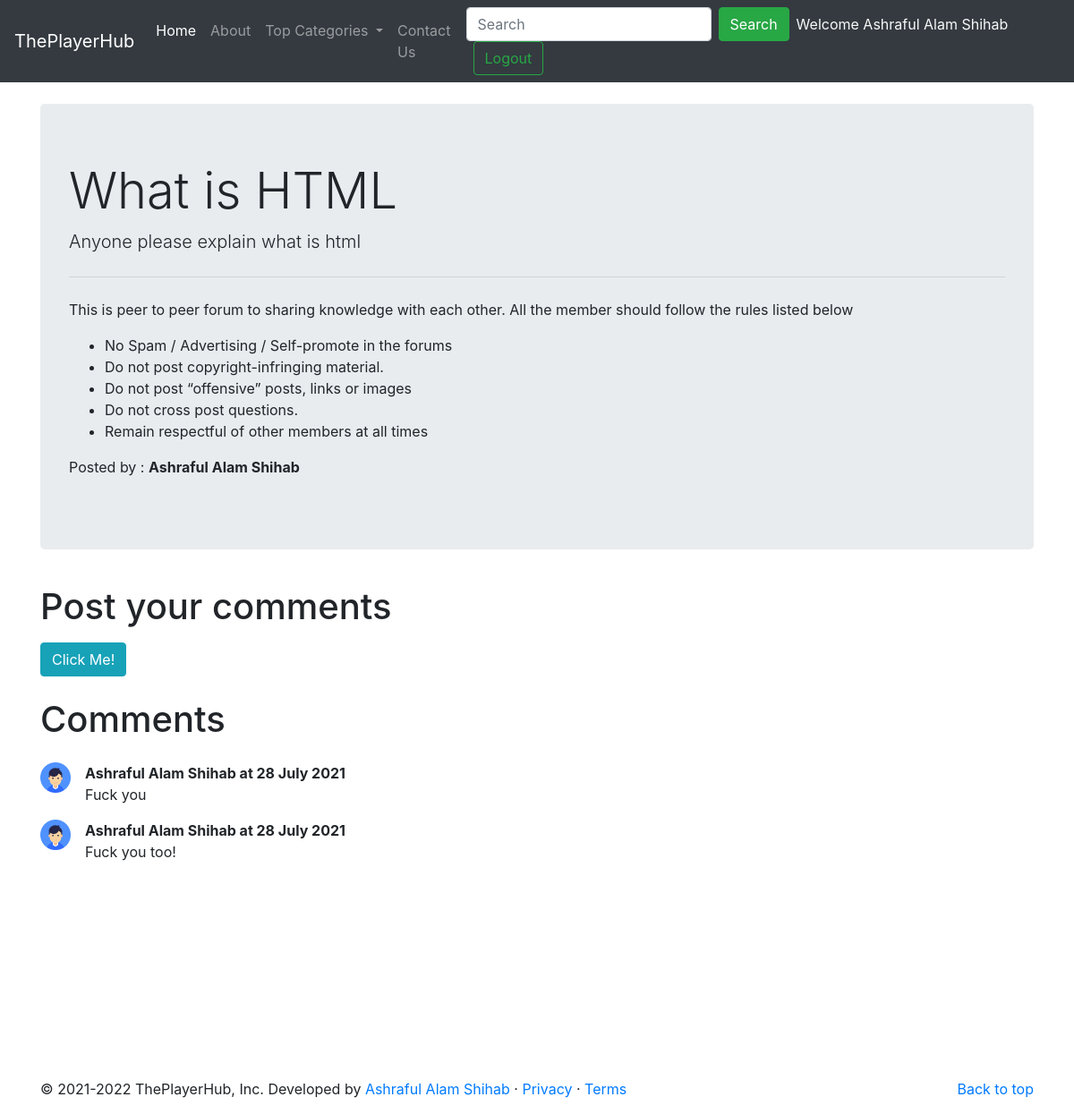
The app's page /therads.php?theradid=1010 (signed in) with its own data.
### tables this page shows
CREATE TABLE `therads` (
  `therad_id` int(255) NOT NULL,
  `therad_title` varchar(255) NOT NULL,
  `therad_desc` text NOT NULL,
  `therad_cate_id` int(255) DEFAULT NULL,
  `therad_user_id` int(255) NOT NULL,
  `timestamp` datetime NOT NULL DEFAULT current_timestamp()
);

CREATE TABLE `comments` (
  `comment_id` int(255) NOT NULL,
  `comments_content` text NOT NULL,
  `therad_id` int(255) NOT NULL,
  `comments_by` varchar(255) NOT NULL,
  `time` datetime NOT NULL DEFAULT current_timestamp()
);

CREATE TABLE `users` (
  `user_id` int(255) NOT NULL,
  `user_name` varchar(45) NOT NULL,
  `user_email` varchar(45) NOT NULL,
  `contact` varchar(29) NOT NULL,
  `password` varchar(255) NOT NULL,
  `token` varchar(255) NOT NULL,
  `acc_status` varchar(255) NOT NULL,
  `time` datetime NOT NULL DEFAULT current_timestamp()
);

### therads.php (the view, shortened to what this page needs)
<!doctype html>
<html lang="en">
<head>
    <link rel="stylesheet" href="https://cdn.jsdelivr.net/npm/bootstrap@4.5.3/dist/css/bootstrap.min.css"
>
</head>
<body>
    <?php include 'partials/_dbconnect.php'?>
    <?php include 'partials/header.php'?>
    <?php
        $id = $_GET['theradid'];
        $sql = "SELECT * FROM `therads` WHERE therad_id=$id";
        $result = mysqli_query($conn, $sql);
        while ($row = mysqli_fetch_assoc($result)) {
            $ttile = $row['therad_title'];
            $desc = $row['therad_desc'];
            $post_time = $row['timestamp'];
    }
    ?>
    <div class="container my-4">
        <div class="jumbotron">
            <h1 class="display-4"> <?php echo  $ttile; ?></h1>
            <p class="lead"><?php echo $desc; ?></p>
            <hr class="my-4">
            <p>This is peer to peer forum to sharing knowledge with each other. All the member should follow the rules
                listed below</p>
            <ul>
                <li>No Spam / Advertising / Self-promote in the forums</li>
                <li>Do not post copyright-infringing material.</li>
                <li>Do not post “offensive” posts, links or images</li>
                <li>Do not cross post questions.</li>
                <li>Remain respectful of other members at all times</li>
            </ul>
            <?php
                 if(isset($_SESSION['loggedin']) && $_SESSION['loggedin'] == true){
                    echo '<p>Posted by : <b>'.$_SESSION['username'].'</b></p>';
                }
            ?>
        </div>
    </div>
    <?php
    if(isset($_SESSION['loggedin']) && $_SESSION['loggedin'] == true){
        echo'<div class="container">
        <h1 class="py-2">Post your comments</h1>
        <p>
            <button class="btn btn-info" type="button" data-toggle="collapse" data-target="#collapseExample"
                aria-expanded="false" aria-controls="collapseExample">
                Click Me!
            </button>
        </p>
        <div class="collapse" id="collapseExample">
            <div class="card card-body">
                <form action=" '.$_SERVER["REQUEST_URI"].'" method="post">
                    <div class="form-group">
                        <label for="exampleFormControlTextarea1"><strong>Type your comments</strong></label>
                        <textarea class="form-control" id="comments" name="comments" rows="3" required></textarea>
                        <input type="hidden" name="user_id" value="'.$_SESSION["user_id"].'">
                    </div>
                    <button type="submit" class="btn btn-success">Post Comment</button>
                </form>
            </div>
        </div>
    </div>';
    }
    ?>
    <div class="container" id="question-container">
        <h1 class="py-2">Comments</h1>
        <?php
        $th_id = $_GET['theradid'];
        $sql = "SELECT * FROM `comments` WHERE therad_id=$th_id";
        $result = mysqli_query($conn, $sql);
        while ($row = mysqli_fetch_assoc($result)) {
            $contents = $row['comments_content'];
            $userName = $row['comments_by'];
            $stTime = strtotime($post_time);
            $sqlForUser = "SELECT user_name FROM `users` WHERE user_id='$userName'";
            $getResult = mysqli_query($conn, $sqlForUser);
            $row2 = mysqli_fetch_assoc($getResult);
            echo '<div class="media my-3">
            <img src="img/user.png" class="mr-3" width="34px" alt="...">
            <div class="media-body">
                <p class="font-weight-bold my-0">'.$row2['user_name'].' at '.date('j F Y', $stTime).'</p>
                '.$contents.'
            </div>
        </div>';
    }
    ?>
    </div>
    <?php include 'partials/footer.php'?>
</body>
</html>

### therads.php (style rules this page uses)
#question-container { min-height: 433px; }

### records on screen
therads: therad_title "What is HTML", therad_desc "Anyone please explain what is html"
comments: users.user_name "Ashraful Alam Shihab", therad.timestamp "28 July 2021", comments_content "Fuck you"
comments: users.user_name "Ashraful Alam Shihab", therad.timestamp "28 July 2021", comments_content "Fuck you too!"

### other values on screen
$_SESSION['username'] "Ashraful Alam Shihab"
